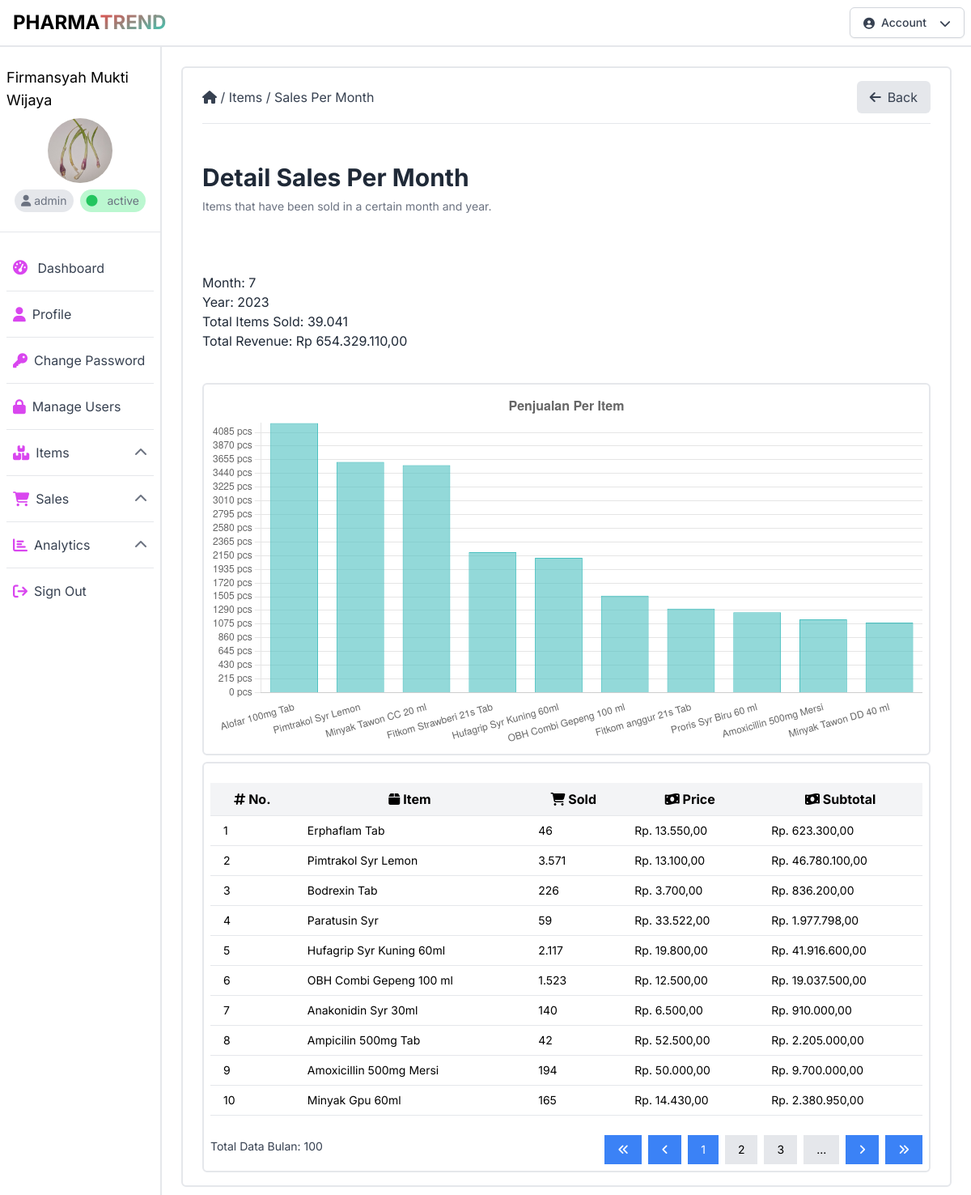
The app's page /detail_sales_per_month.php?month=7&year=2023 (signed in) with its own data.
### tables this page shows
CREATE TABLE `sales` (
  `id` int(11) NOT NULL,
  `code` varchar(32) NOT NULL,
  `sold` varchar(256) NOT NULL,
  `month` varchar(16) NOT NULL,
  `year` varchar(16) NOT NULL,
  `created_at` datetime NOT NULL,
  `updated_at` datetime NOT NULL,
  `id_item` int(11) NOT NULL,
  `id_user` int(11) NOT NULL
);

CREATE TABLE `items` (
  `id` int(11) NOT NULL,
  `code` varchar(32) NOT NULL,
  `name` varchar(128) NOT NULL,
  `price` varchar(256) NOT NULL,
  `unit` varchar(32) NOT NULL,
  `stock` varchar(256) NOT NULL,
  `created_at` datetime NOT NULL,
  `updated_at` datetime NOT NULL,
  `id_user` int(11) NOT NULL
);

### public/detail_sales_per_month.php (the view, shortened to what this page needs)
<?php
require_once("config.php");
$month = $_GET['month'];
$year = $_GET['year'];
$query = "SELECT sales.id, sales.id_item, sales.sold, sales.month, sales.year, items.id, items.code, items.name, items.unit, items.price, items.stock, items.created_at, items.updated_at, items.id_user, users.id, users.fullname, users.email, users.phone, users.address, users.photo, users.created_at, users.updated_at FROM sales INNER JOIN items ON sales.id_item = items.id INNER JOIN users ON items.id_user = users.id WHERE sales.month = $month AND sales.year = $year ORDER BY sales.year ASC, sales.month ASC";
$result = mysqli_query($conn, $query);
$labels = [];
$data = [];
$totalSold = 0;
$revenue = 0;
while ($row = mysqli_fetch_assoc($result)) {
    $item = $row['name'];
    if (!in_array($item, $labels)) {
        $labels[] = $item;
    }
    $data[] = $row['sold'];
    $sold = $row['sold'];
    $price = $row['price'];
    $totalSold += $sold;
    $itemRevenue = $sold * $price;
    $revenue += $itemRevenue;
}
arsort($data);
$topLabels = array_slice($labels, 0, 10);
$topData = array_slice($data, 0, 10);
$labelsJSON = json_encode($topLabels);
$dataJSON = json_encode($topData);
$itemsPerPage = 10;
$totalRowsQuery = "SELECT COUNT(*) AS total_rows FROM sales WHERE month = $month AND year = $year";
$totalRowsResult = mysqli_query($conn, $totalRowsQuery);
$totalRowsRow = mysqli_fetch_assoc($totalRowsResult);
$totalRows = $totalRowsRow['total_rows'];
$totalPages = ceil($totalRows / $itemsPerPage);
$currentpage = isset($_GET['page']) ? $_GET['page'] : 1;
$offset = ($currentpage - 1) * $itemsPerPage;
$query2 = "SELECT sales.id, sales.id_item, sales.sold, sales.month, sales.year, items.id, items.code, items.name, items.unit, items.price, items.stock, items.created_at, items.updated_at, items.id_user, users.id, users.fullname, users.email, users.phone, users.address, users.photo, users.created_at, users.updated_at FROM sales INNER JOIN items ON sales.id_item = items.id INNER JOIN users ON items.id_user = users.id WHERE sales.month = $month AND sales.year = $year ORDER BY sales.year ASC, sales.month ASC LIMIT $itemsPerPage OFFSET $offset";
$firstPage = 1;
$lastPage = $currentpage == $totalPages;
$prevPage = $currentpage - 1;
$nextPage = $currentpage + 1;
$result2 = mysqli_query($conn, $query2);
?>
<!DOCTYPE html>
<html lang="id">
<head>
    <link rel="stylesheet" href="css/output.css">
    <link rel="stylesheet" href="https://cdnjs.cloudflare.com/ajax/libs/font-awesome/6.4.0/css/all.min.css" />
</head>
<body class="font-inter">
    <header class="bg-white w-full border-b-2 border-gray-200">
        <?php
        include("components/navbar.php");
        ?>
    </header>
    <div class="container-fluid mx-auto h-auto">
        <div class="flex">
            <?php
            include("components/sidebar.php");
            ?>
            <div class="w-10/12 h-[calc(100vh-3.5rem)] p-2 md:p-4 lg:p-6 xl:p-8 overflow-y-auto mb-10">
                <div class="w-full h-auto border-2 border-gray-200 rounded-md py-4 px-6">
                    <div class="flex items-center gap-2 mb-3 justify-between">
                        <div>
                            <a href="dashboard.php" class="text-gray-700 hover:text-gray-950"><i
                                class="fas fa-home"></i></a>
                            <span class="text-gray-700">/</span>
                            <a href="items.php" class="text-gray-700 hover:text-gray-950">Items</a>
                            <span class="text-gray-700">/</span>
                            <a href="sales_per_month.php" class="text-gray-700 hover:text-gray-950">Sales Per Month</a>
                        </div>
                        <button class="flex flex-row justify-center items-center bg-gray-200 hover:bg-gray-300 rounded-md px-4 py-2 text-gray-700 space-x-2" onclick="window.history.back();">
                            <i class="fas fa-arrow-left"></i>
                            <span>Back</span>
                        </button>
                    </div>
                    <hr>
                    <div class="flex flex-col gap-4 mt-4">
                        <div class="flex flex-col gap-2">
                            <div class="my-8">
                                <h1 class="text-3xl font-bold text-gray-800">Detail Sales Per Month</h1>
                                <p class="mt-2 text-sm text-gray-500">Items that have been sold in a certain month and year.</p>
                            </div>
                            <div class="my-8">
                                <h2 class="text-md text-gray-800">Month: <?php echo $month; ?></h2>
                                <h2 class="text-md text-gray-800">Year: <?php echo $year; ?></h2>
                                <h2 class="text-md text-gray-800">Total Items Sold: <?php echo number_format($totalSold, 0, ',', '.'); ?></h2>
                                <h2 class="text-md text-gray-800">Total Revenue: Rp <?php echo number_format($revenue, 2, ',', '.'); ?></h2>
                            </div>
                            <div class="w-full h-auto border-2 border-gray-200 rounded-md py-2 px-2">
                                <canvas id="salesChart"></canvas>
                            </div>
                            <div class="w-full h-auto border-2 border-gray-200 rounded-md py-2 px-2">
                                <table class="w-full mt-4">
                                    <thead>
                                        <tr>
                                            <th class="py-2 px-4 bg-gray-100 border-b">
                                                <i class="fas fa-hashtag"></i>
                                                No.
                                            </th>
                                            <th class="py-2 px-4 bg-gray-100 border-b">
                                                <i class="fas fa-box"></i>
                                                Item
                                            </th>
                                            <th class="py-2 px-4 bg-gray-100 border-b">
                                                <i class="fas fa-shopping-cart"></i>
                                                Sold
                                            </th>
                                            <th class="py-2 px-4 bg-gray-100 border-b">
                                                <i class="fas fa-money-bill-wave"></i>
                                                Price
                                            </th>
                                            <th class="py-2 px-4 bg-gray-100 border-b">
                                                <i class="fas fa-money-bill-wave"></i>
                                                Subtotal
                                            </th>
                                        </tr>
                                    </thead>
                                    <tbody>
                                        <?php
                                        $no = ($currentpage - 1) * $itemsPerPage + 1;
                                        while ($row = mysqli_fetch_assoc($result2)) {
                                            $itemName = $row['name'];
                                            $itemSold = $row['sold'];
                                            $itemPrice = $row['price'];
                                            $itemSubtotal = $itemSold * $itemPrice;
                                        ?>
                                            <tr>
                                                <td class="text-sm py-2 px-4 border-b"><?php echo $no; ?></td>
                                                <td class="text-sm py-2 px-4 border-b"><?php echo $itemName; ?></td>
                                                <td class="text-sm py-2 px-4 border-b"><?php echo number_format($itemSold, 0, ',', '.'); ?></td>
                                                <td class="text-sm py-2 px-4 border-b">Rp. <?php echo number_format($itemPrice, 2, ',', '.'); ?></td>
                                                <td class="text-sm py-2 px-4 border-b">Rp. <?php echo number_format($itemSubtotal, 2, ',', '.'); ?></td>
                                            </tr>
                                        <?php
                                            $no++;
                                        }
                                        ?>
                                    </tbody>
                                </table>
                                <div class="flex items-center justify-between mt-4">
                                    <div class="flex items-center">
                                        <p class="text-sm text-gray-700">Total Data Bulan: <?php echo $totalRows; ?></p>
                                    </div>
                                    <div class="flex items-center justify-between">
                                        <div class="flex flex-row items-center justify-end gap-2 mt-2 text-sm">
                                            <?php if ($totalPages > 1) { ?>
                                                <a href="?month=<?php echo $month; ?>&year=<?php echo $year; ?>&page=<?php echo $firstPage; ?>" class="py-2 px-4 bg-blue-500 text-white hover:bg-blue-600">
                                                        <i class="fas fa-angle-double-left"></i>
                                                </a>
                                                <a href="?month=<?php echo $month; ?>&year=<?php echo $year; ?>&page=<?php echo $prevPage; ?>" class="py-2 px-4 bg-blue-500 text-white hover:bg-blue-600">
                                                        <i class="fas fa-angle-left"></i>
                                                </a>
                                                <?php for ($i = 1; $i <= $totalPages; $i++) { ?>
                                                    <?php if ($i == $currentpage) { ?>
                                                        <a href="?month=<?php echo $month; ?>&year=<?php echo $year; ?>&page=<?php echo $i; ?>" class="py-2 px-4 bg-blue-500 text-white hover:bg-blue-600"><?php echo $i; ?></a>
                                                    <?php }  else if ($i == $totalPages - 1) { ?>
                                                        <a href="#" class="py-2 px-4 bg-gray-200 hover:bg-gray-300">...</a>
                                                    <?php } else if($i > $currentpage - 3 && $i < $currentpage + 3) { ?>
                                                        <a href="?month=<?php echo $month; ?>&year=<?php echo $year; ?>&page=<?php echo $i; ?>" class="py-2 px-4 bg-gray-200 hover:bg-gray-300"><?php echo $i; ?></a>
                                                    <?php } ?>
                                            <?php } ?>
                                            <a href="?month=<?php echo $month; ?>&year=<?php echo $year; ?>&page=<?php echo $nextPage; ?>" class="py-2 px-4 bg-blue-500 text-white hover:bg-blue-600">
                                                    <i class="fas fa-angle-right"></i>
                                            </a>
                                            <a href="?month=<?php echo $month; ?>&year=<?php echo $year; ?>&page=<?php echo $lastPage; ?>" class="py-2 px-4 bg-blue-500 text-white hover:bg-blue-600">
                                                    <i class="fas fa-angle-double-right"></i>
                                            </a>
                                        <?php } ?>
                                        </div>
                                    </div>
                                </div>
                            </div>
                        </div>
                    </div>
                </div>
            </div>
        </div>
        <script>
    // Mengambil data JSON dari PHP
    var labels = <?php echo $labelsJSON; ?>;
    var data = <?php echo $dataJSON; ?>;
    // Membuat chart menggunakan Chart.js
    var ctx = document.getElementById('salesChart').getContext('2d');
    var myChart = new Chart(ctx, {
        type: 'bar',
        data: {
            labels: labels,
            datasets: [{
                label: 'Jumlah Terjual',
                data: data,
                backgroundColor: 'rgba(75, 192, 192, 0.6)',
                borderColor: 'rgba(75, 192, 192, 1)',
                borderWidth: 1
            }]
        },
        options: {
            responsive: true,
            scales: {
                x: {
                    grid: {
                        display: false
                    }
                },
                y: {
                    grid: {
                        color: 'rgba(0, 0, 0, 0.1)',
                        borderWidth: 1
                    },
                    ticks: {
                        beginAtZero: true,
                        callback: function (value, index, values) {
                            return value + ' pcs';
                        },
                        precision: 0,
                        stepSize: 1
                    }
                }
            },
            plugins: {
                legend: {
                    display: false
                },
                tooltip: {
                    callbacks: {
                        label: function (context) {
                            return 'Terjual: ' + context.raw + ' pcs';
                        }
                    }
                },
                title: {
                    display: true,
                    text: 'Penjualan Per Item',
                    font: {
                        size: 16,
                        weight: 'bold'
                    }
                }
            }
        }
    });
</script>
    </body>
</html>

### records on screen
sales: id_item.name "Erphaflam Tab", sold "46", id_item.price "13.550,00", sold.price "623.300,00"
sales: id_item.name "Pimtrakol Syr Lemon", sold "3.571", id_item.price "13.100,00", sold.price "46.780.100,00"
sales: id_item.name "Bodrexin Tab", sold "226", id_item.price "3.700,00", sold.price "836.200,00"
sales: id_item.name "Paratusin Syr", sold "59", id_item.price "33.522,00", sold.price "1.977.798,00"
sales: id_item.name "Hufagrip Syr Kuning 60ml", sold "2.117", id_item.price "19.800,00", sold.price "41.916.600,00"
sales: id_item.name "OBH Combi Gepeng 100 ml", sold "1.523", id_item.price "12.500,00", sold.price "19.037.500,00"
sales: id_item.name "Anakonidin Syr 30ml", sold "140", id_item.price "6.500,00", sold.price "910.000,00"
sales: id_item.name "Ampicilin 500mg Tab", sold "42", id_item.price "52.500,00", sold.price "2.205.000,00"
sales: id_item.name "Amoxicillin 500mg Mersi", sold "194", id_item.price "50.000,00", sold.price "9.700.000,00"
sales: id_item.name "Minyak Gpu 60ml", sold "165", id_item.price "14.430,00", sold.price "2.380.950,00"

### other values on screen
$_SESSION["fullname"] "Firmansyah Mukti Wijaya"
$_SESSION["role"] "admin"
$_SESSION["status"] "active"
$month "7"
$year "2023"
$totalSold "39.041"
$revenue "654.329.110,00"
$totalRows "100"
chart data {{ $dataJSON }} ["4232","3620","3571","2206","2117","1523","1318","1260","1150","1100"]
